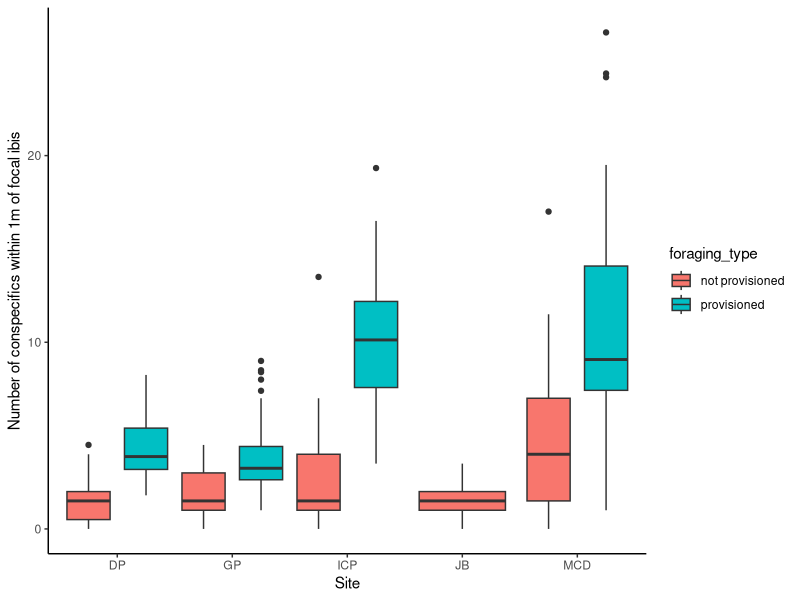
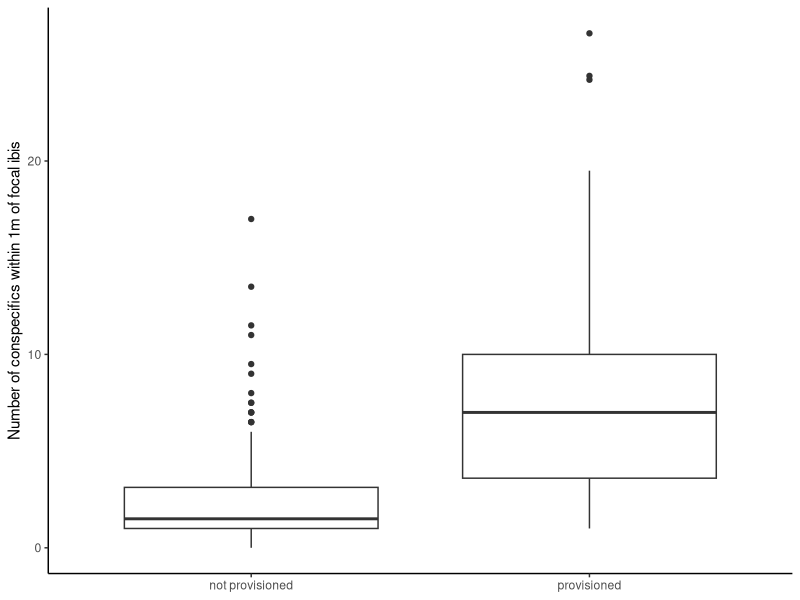
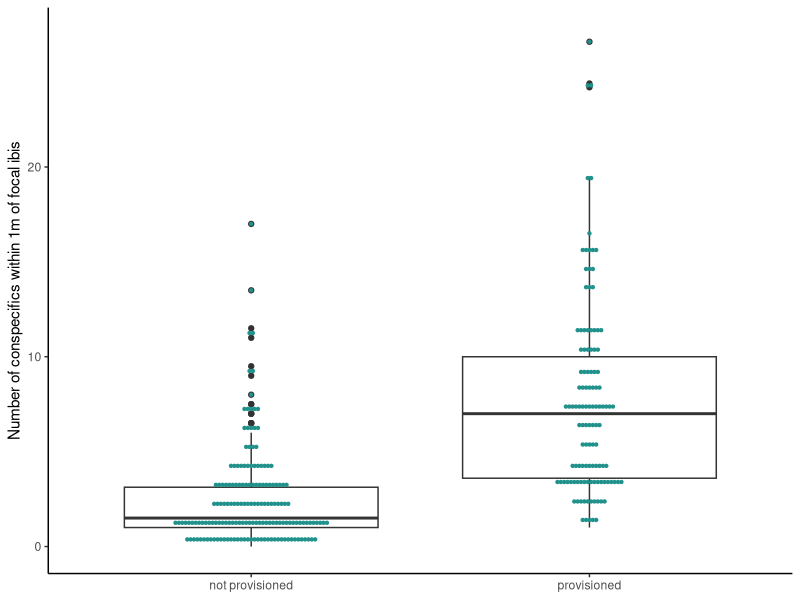
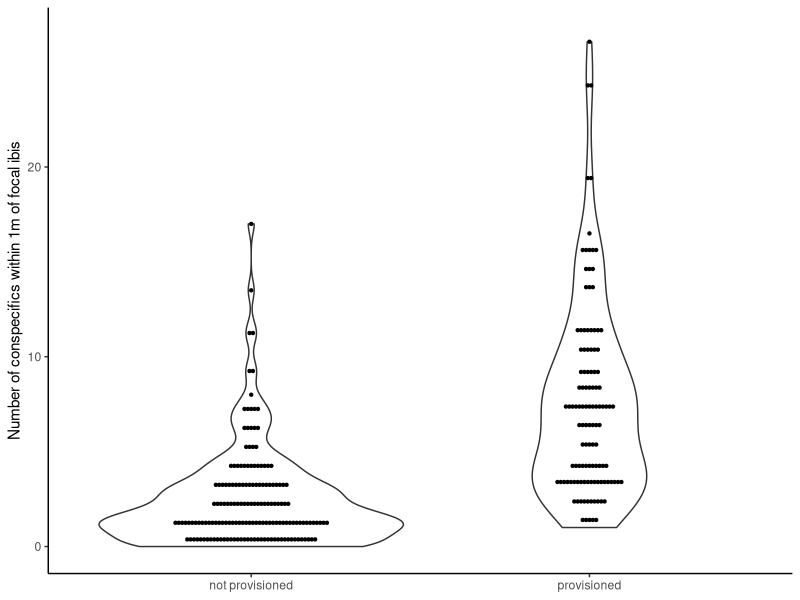
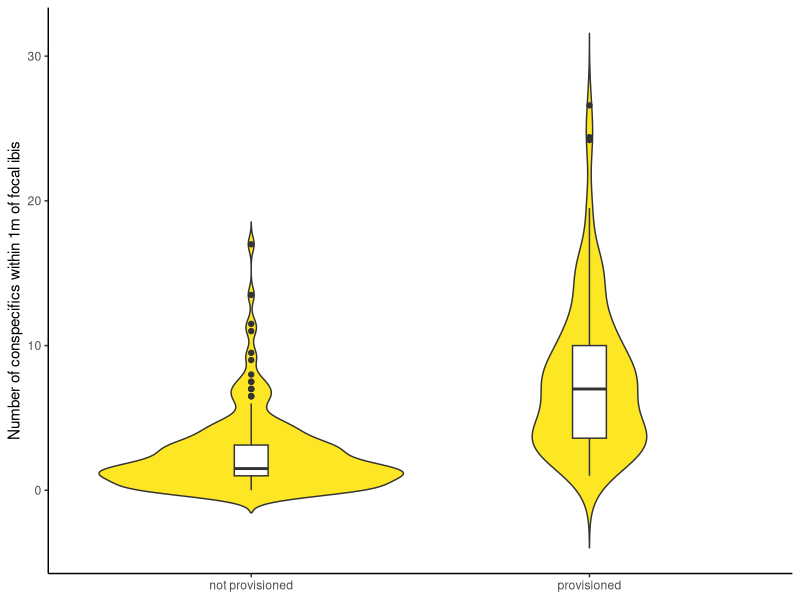
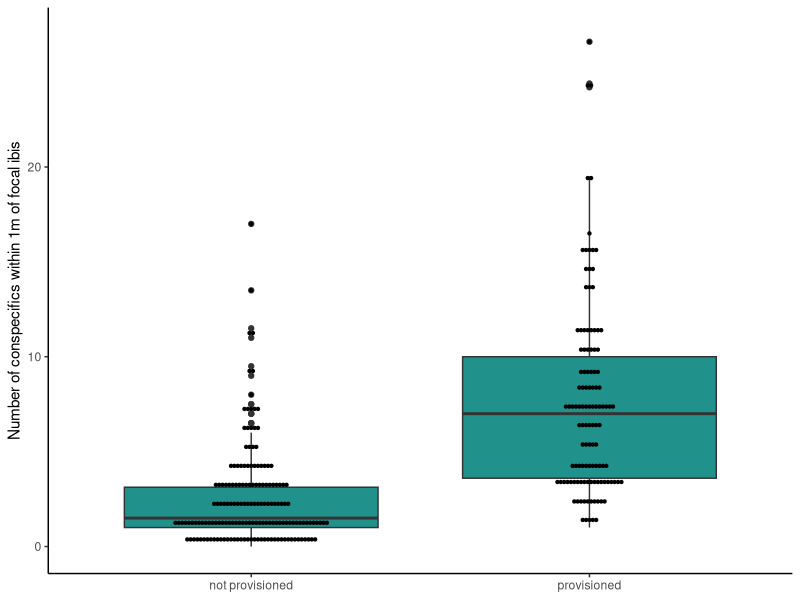
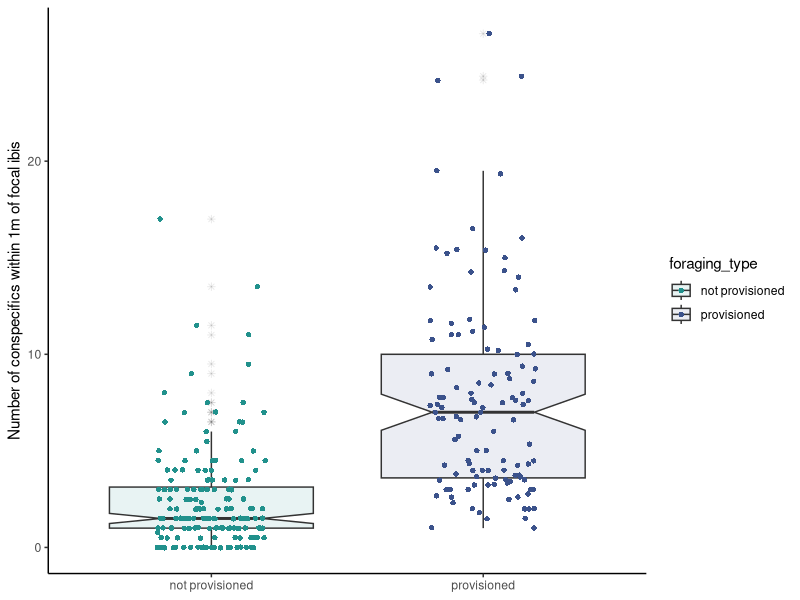
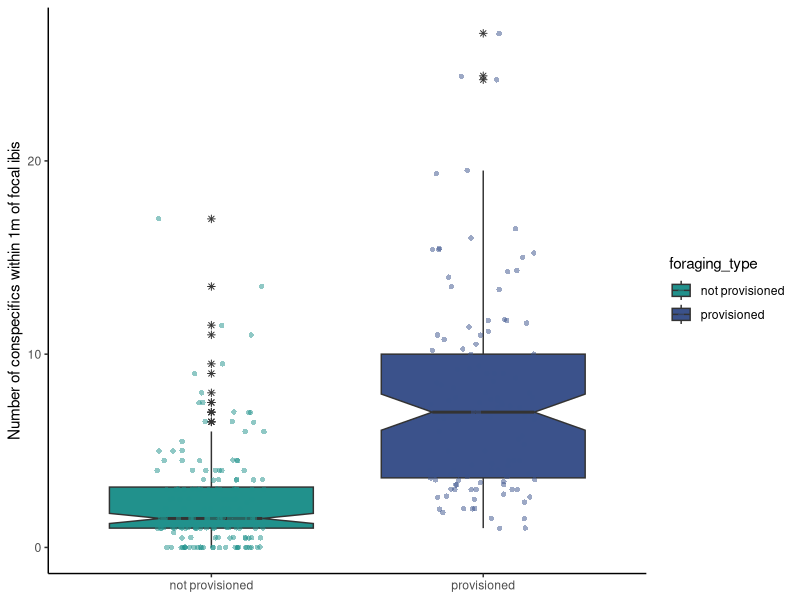

Recreate these plots in R, in order.
## ---- chunk 1
#Load packages and data :-------
library(readxl)
library(tidyverse)
library(reshape2)
library(rstatix)
library(ggpubr)
library(gridExtra)

vid0<- read_excel("data/Ibis Behavior.xlsx",sheet = "1m_density")
vid <- read_excel("data/Ibis Behavior.xlsx",sheet = "1m_density")
vid<-dplyr::select(vid,site,date,vid_length,focalID,count_2m=`2m_density`,flock_size)
vid$count_2m<-as.numeric(vid$count_2m)
vid$uniqueID <- paste(vid$vid_ID,vid$vid_length,vid$focalID,sep='')
vid$focalID<-NULL #remove old focalID

vid_avg<-vid %>%drop_na() %>%  #drop rows with NA
  group_by(uniqueID) %>% 
  summarise(avg_count=mean(count_2m)) %>%#average by uniqueID 
  rename(focalID = uniqueID) #rename uniqueID to focalID for merging later


VIDsites <- dplyr::select(vid,site,focalID=uniqueID)
VIDsites <- unique(VIDsites)
vid_avg <- merge(vid_avg,VIDsites, by=c("focalID")) 

## ---- chunk 2
FFprox_1m <- read_excel("data/Summer 2019 Field Data copy.xlsx", 
                                          sheet = "proximity")
FFprox_1m <- dplyr::select(FFprox_1m, site, behavior_timeStamp,focalID, count_2m='1mCON')
FFprox_1m$count_2m<- as.numeric(FFprox_1m$count_2m)
#FFprox_1m$density_2m<-(FFprox_1m$count_2m)/(pi*(4^2))

FF_avg<-FFprox_1m %>%drop_na() %>%  #drop rows with NA
   group_by(focalID) %>% 
   summarise(avg_count=mean(count_2m))  


#add site back in:
FFsites <- dplyr::select(FFprox_1m,site,focalID)
FFsites <- unique(FFsites)
FF_avg <- merge(FF_avg,FFsites, by=c("focalID")) 

## ---- chunk 3

vid_avg$foraging_type <- "provisioned"
FF_avg$foraging_type <- "not provisioned"

count_1m <- rbind(vid_avg,FF_avg)  #merge two datasets together; 30 + 164

#write.csv(count_1m ,"merged_foraging_data.csv", row.names = FALSE) #writing this CSV to use for python class project

## ---- chunk 4
ggplot(count_1m, aes(x=site, y=avg_count, fill=foraging_type)) +
  geom_boxplot(position=position_dodge(1)) + theme_classic() +
  xlab("Site") + ylab("Number of conspecifics within 1m of focal ibis")

ggplot(count_1m, aes(x=foraging_type, y=avg_count)) +
  geom_boxplot(position=position_dodge(1)) + theme_classic() +
  ylab("Number of conspecifics within 1m of focal ibis") + theme(axis.title.x=element_blank())

ggplot(count_1m, aes(x=foraging_type, y=avg_count)) +
  geom_boxplot(position=position_dodge(1)) + theme_classic() +
  ylab("Number of conspecifics within 1m of focal ibis") + theme(axis.title.x=element_blank())+ geom_dotplot(binaxis='y', stackdir='center', dotsize=0.2,fill="#21918c",color="#21918c")

ggplot(count_1m, aes(x=foraging_type, y=avg_count)) +
  geom_violin() + theme_classic() +
  ylab("Number of conspecifics within 1m of focal ibis") + theme(axis.title.x=element_blank()) + geom_dotplot(binaxis='y', stackdir='center', dotsize=0.2)

ggplot(count_1m, aes(x=foraging_type, y=avg_count)) +
   geom_violin(trim=FALSE, fill="#fde725")+  geom_boxplot(width=0.1)+theme_classic() +
  ylab("Number of conspecifics within 1m of focal ibis") + theme(axis.title.x=element_blank())


ggplot(count_1m, aes(x=foraging_type, y=avg_count)) +
  geom_boxplot(position=position_dodge(1),fill="#21918c") + theme_classic() +
  ylab("Number of conspecifics within 1m of focal ibis") + theme(axis.title.x=element_blank())+ geom_dotplot(binaxis='y', stackdir='center', dotsize=0.2)


#notched boxplot
ggplot(count_1m, aes(x=foraging_type, y=avg_count)) +
  geom_boxplot(alpha = 0.1,outlier.shape=8,notch=TRUE,aes(fill=foraging_type)) + theme_classic() +
  ylab("Number of conspecifics within 1m of focal ibis") + theme(axis.title.x=element_blank())+geom_jitter(shape=16, position=position_jitter(0.2),aes(color=foraging_type,fill=foraging_type))+ 
  scale_color_manual(values=c("#21918c", "#3b528b"))+
  scale_fill_manual(values=c("#21918c", "#3b528b"))

ggplot(count_1m, aes(x=foraging_type, y=avg_count)) +
  geom_boxplot(outlier.shape=8,notch=TRUE,aes(fill=foraging_type)) + theme_classic() +
  ylab("Number of conspecifics within 1m of focal ibis") + theme(axis.title.x=element_blank())+geom_jitter(alpha = 0.5,shape=16, position=position_jitter(0.2),aes(color=foraging_type,fill=foraging_type))+ 
  scale_color_manual(values=c("#21918c", "#3b528b"))+
  scale_fill_manual(values=c("#21918c", "#3b528b"))

bplot<-ggplot(count_1m, aes(x=foraging_type, y=avg_count)) +
  geom_boxplot(outlier.shape=8,notch=TRUE) + theme_classic() +
  ylab("Number of conspecifics within 1m of focal ibis") + theme(axis.title.x=element_blank(),legend.position="none")+geom_jitter(alpha = 0.5,shape=16, position=position_jitter(0.3),aes(color=foraging_type,fill=foraging_type))+ 
  scale_color_manual(values=c("#21918c", "#440154"))+
  scale_fill_manual(values=c("#21918c", "#440154"))



hplot<-ggplot(count_1m, aes(x = avg_count)) +
  geom_histogram(aes(color = foraging_type, fill = foraging_type), 
                position = "identity", bins = 30, alpha = 0.4) +
  scale_color_manual(values = c("#21918c", "#440154")) + 
  scale_fill_manual(values = c("#21918c", "#440154")) +
  guides(fill=guide_legend(title=NULL),color=guide_legend(title=NULL))+
  labs(x="Number of conspecifics within 1m of focal ibis", y = "Number of Observations")+
  theme_classic()+theme(legend.position = c(0.7, 0.7)) 


grid.arrange(hplot,bplot, ncol=2) 

ggplot(count_1m, aes(x=foraging_type, y=avg_count)) +
  geom_boxplot(outlier.shape=8,notch=TRUE) + theme_classic() +
  ylab("Number of conspecifics within 1m of focal ibis") + theme(axis.title.x=element_blank(),legend.position="none")+geom_jitter(alpha = 0.5,shape=16, position=position_jitter(0.3),aes(color=foraging_type,fill=foraging_type))+ 
  scale_color_manual(values=c("#21918c", "#440154"))+
  scale_fill_manual(values=c("#21918c", "#440154"))

ggplot(count_1m, aes(x=foraging_type, y=avg_count)) +
  geom_boxplot(outlier.shape=8,notch=FALSE) + theme_classic() +
  ylab("Number of conspecifics within 1m of focal ibis") + theme(axis.title.x=element_blank(),legend.position="none")+geom_jitter(alpha = 0.5,shape=16, position=position_jitter(0.3),aes(color=foraging_type,fill=foraging_type))+ 
  scale_color_manual(values=c("#21918c", "#440154"))+
  scale_fill_manual(values=c("#21918c", "#440154"))

## ---- chunk 5

vid0 %>%drop_na(`2m_density`)%>%
  summarise(count_distinct = n_distinct(vid_ID)) #how many videos do I have tracked individuals from? 

count_1m %>%
  group_by(foraging_type) %>%
  get_summary_stats(avg_count, type = "mean_sd")

#check for outliers 
count_1m %>%
  group_by(foraging_type) %>%
  identify_outliers(avg_count) # a few extreme outliers

#check normality
count_1m %>%
  group_by(foraging_type) %>%
  shapiro_test(avg_count) #neither group is normally distributed 

ggplot(count_1m, aes(x = avg_count)) +
  geom_histogram(aes(color = foraging_type, fill = foraging_type), 
                position = "identity", bins = 30, alpha = 0.4) +
  scale_color_manual(values = c("#00AFBB", "#E7B800")) +
  scale_fill_manual(values = c("#00AFBB", "#E7B800"))

# Draw a qq plot by group- looks problematic 
ggqqplot(count_1m, x = "avg_count", facet.by = "foraging_type")

#data aren't normally distributed so going to do a Wilcoxon rank sum

w1<- wilcox.test(count_1m$avg_count ~ count_1m$foraging_type, conf.int=TRUE)

#calculate Z value:
Z = qnorm(w1$p.value)

Z 

#calculate r- sometimes called the effect size 
N=nrow(count_1m)
r = abs(Z)/sqrt(N)
names(r) = "r"
r

#try wilcox test using 'coin' package to see if I calculated Z score correctly
library(coin)

count_1m$foraging_type<-as.factor(count_1m$foraging_type)
w2 <- coin::wilcox_test(count_1m$avg_count ~ count_1m$foraging_type)
Z2 = as.numeric(statistic(w2, type="standardized"))
Z2

r2 = abs(Z2)/sqrt(N)
names(r2) = "r2"

r2

#both wilcox.test and wilcox_test produce very similar results. I am going to go with wilcox.test because it has a continuity correction and that seems good. 
## ---- chunk 6
count_1m$density <- count_1m$avg_count/(pi*(1^2))

compare<-count_1m %>%
  group_by(foraging_type) %>%
  get_summary_stats(density, type = "mean_sd")

compare$mean[2]/compare$mean[1] #surrounded by approx. 3x higher density  

((compare$mean[2]-compare$mean[1])/compare$mean[1])*100 #205% increase in flock size

compare2<-count_1m %>%
  group_by(foraging_type) %>%
  get_summary_stats(avg_count, type = "mean_sd")

compare2$mean[2]-compare2$mean[1] #surrounded by approx. 5 more individuals on average 
## ---- chunk 7
scan_FS<-read_excel("data/Summer 2019 Field Data copy.xlsx", 
                      sheet = "Flock Composition") #pull flock size data from flock scans
scan_FS <- dplyr::select(scan_FS, date, site,'ibis_count'=WHIB_total)

vid_FS <- read_excel("data/foraging video data copy.xlsx", 
                                       sheet = "data") #pull flock size data from foraging videos
vid_FS <- dplyr::select(vid_FS,date, site,'ibis_count'=flock_size)

#fix date for both these dataframes:

scan_FS$date <- as.character(scan_FS$date)
vid_FS$date <- as.character(vid_FS$date)
scan_FS$flock <- "full"
vid_FS$flock <- "in_video"
flock_size_comp <- rbind(scan_FS,vid_FS)
## ---- chunk 8
ggplot(flock_size_comp, aes(x=date, y=ibis_count)) +
  geom_point(aes(shape=flock, color=site)) +
  theme(legend.position="top") + theme_classic() +
  theme(axis.text.x = element_text(angle = 90, vjust = 0.5, hjust=1))
## ---- chunk 9
head(flock_size_comp)

#+++++++++++++++++++++++++
# Function to calculate the mean and the standard deviation
  # for each group
#+++++++++++++++++++++++++
# data : a data frame
# varname : the name of a column containing the variable
  #to be summariezed
# groupnames : vector of column names to be used as
  # grouping variables
data_summary <- function(data, varname, groupnames){
  require(plyr)
  summary_func <- function(x, col){
    c(mean = mean(x[[col]], na.rm=TRUE),
      sd = sd(x[[col]], na.rm=TRUE))
  }
  data_sum<-ddply(data, groupnames, .fun=summary_func,
                  varname)
  data_sum <- rename(data_sum, c("mean" = varname))
 return(data_sum)
}

library(plyr)
library(dplyr)
df2 <- data_summary(flock_size_comp, varname="ibis_count", 
                    groupnames=c("date", "site","flock"))

## ---- chunk 10
ggplot(df2, aes(x=date, y=ibis_count, fill=flock)) + 
  geom_bar(stat="identity", color="black", 
           position=position_dodge()) +
  geom_errorbar(aes(ymin=ibis_count-sd, ymax=ibis_count+sd), width=.2,
                 position=position_dodge(.9)) + theme_classic() +
  theme(axis.text.x = element_text(angle = 90, vjust = 0.5, hjust=1)) 
